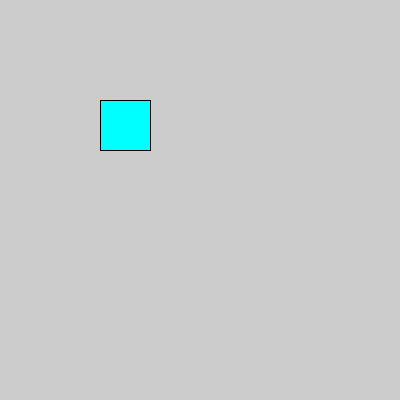
Frame 1 (no input)
Frame 60 (the mouse pressed at the canvas centre just before this capture): identical to frame 1, image omitted
Frame 120 (the mouse held since frame 60 and released just before this capture): identical to frame 1, image omitted

The Processing sketch that drew this single still picture (run headless with seeded random() and noise(); from frame 60 on, the mouse is pressed at the canvas centre):

// Processing sketch: colourExample
// ── colourExample.pde
void setup(){
	size (400,400);

	colorMode(HSB,360,100,100);

	fill(180,100,100);
	rect(100,100,50,50);

	int colourHSB = color(HSB,180,100,100);

	float red = red(colourHSB);
	float green = green(colourHSB);
	float blue = blue(colourHSB);

	println("red: "+red+" green: "+green+" blue: "+blue);
}

void draw(){
	
}
